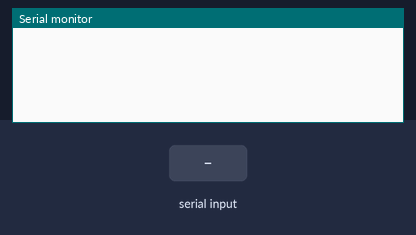
The sketch below on a simulated Arduino Uno, built with avr-gcc and run on an emulated ATmega328P. Shown: the last lines printed to the serial monitor. Inputs (shaded band) come from the test bench.

Above: at 1.2 s.
1.3 s: "90,45,200\n" received over the second serial link
At 3.0 s:
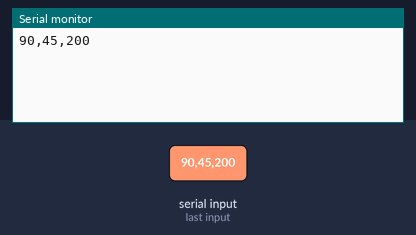
3.8 s: "90,45\n" received over the second serial link
At 6.0 s:
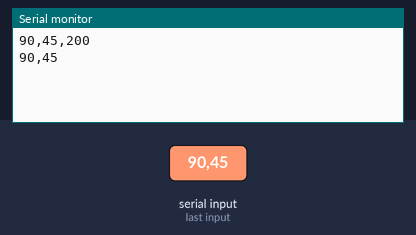
6.3 s: "90,45,200,10\n" received over the second serial link
At 8.0 s:
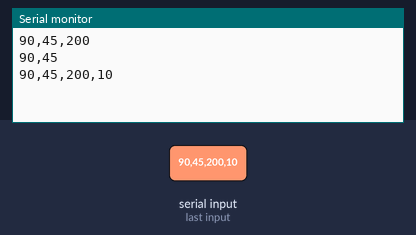
8.7 s: "90,45,200,10,150,30\n" received over the second serial link
At 10.9 s:
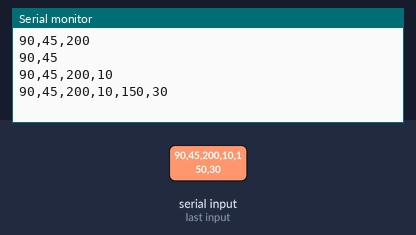
11.2 s: "5\n" received over the second serial link
At 12.9 s:
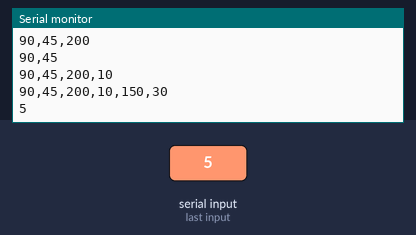

The sketch:

ttl_com.ino
```cpp
#include <SoftwareSerial.h>

#define SERIAL_1_RX 10
#define SERIAL_1_TX 11
#define DELIMITER '#'
#define BAUD_RATE 115200

/*  A5 - SCL    A4 - SDA   for i2c sensors
    - ENS160 (gas sensor)
    - AHTX (temperature and humidity sensor)
    - INA219 (dc current sensor)

    command code list:
    0 - reindex all
    1 - fetch all
    2 - is_exist?
    3 - get model id

    local code list:
    6 - off all load
    7  - set index
    8  - molsture_1
    9  - molsture_2
    10 - button_1
    11 - button_2
    12 - set valve_1
    13 - set valve_2
    14 - set led_load
    15 - set speaker
    16 - AQI (ens160)
    17 - eCO2 (ens160)
    18 - TVOC (ens160)
    19 - temperature (ath2x)
    20 - humidity (ath2x)
    21 - shunt_voltage (ina219)
    22 - bus_voltage (ina219)
    23 - current (ina219)
    24 - valve_3 (с поддержкой шим)
    25 - analog_sensor 3
    26 - analog sensor 4
    27 - rele 1
    28 - rele 2
    29 - servo

*/

struct Package {
  unsigned short int sender;
  unsigned short int target;
  bool is_com;
  char command_code;
  float data;
  unsigned short int int_data;
};

SoftwareSerial serial_1(SERIAL_1_RX, SERIAL_1_TX);

String packageToString(const Package& pkg) {
  String str = String(pkg.sender) + DELIMITER
              + String(pkg.target) + DELIMITER
              + String(pkg.is_com) + DELIMITER
              + String((int)pkg.command_code) + DELIMITER
              + String(pkg.data) + DELIMITER
              + String(pkg.int_data);
  return str;
}

Package stringToPackage(const String& str) {
  Package pkg;
  int index = 0;

  pkg.sender = str.substring(index, str.indexOf(DELIMITER)).toInt();
  index = str.indexOf(DELIMITER, index) + 1;

  pkg.target = str.substring(index, str.indexOf(DELIMITER, index)).toInt();
  index = str.indexOf(DELIMITER, index) + 1;

  pkg.is_com = str.substring(index, str.indexOf(DELIMITER, index)).toInt();
  index = str.indexOf(DELIMITER, index) + 1;

  pkg.command_code = (char)str.substring(index, str.indexOf(DELIMITER, index)).toInt();
  index = str.indexOf(DELIMITER, index) + 1;

  pkg.data = str.substring(index, str.indexOf(DELIMITER, index)).toFloat();
  index = str.indexOf(DELIMITER, index) + 1;

  pkg.int_data = str.substring(index).toInt();

  return pkg;
}

Package buf;
Package resp;
void setup() {
  serial_1.begin(BAUD_RATE);
  Serial.begin(BAUD_RATE);
}

void loop() {
  if (serial_1.available()) {
    //Serial.write((byte*)&buf, sizeof(buf));
    Serial.println(serial_1.readString());
  }
  if (Serial.available()) {
    String str = Serial.readString();
    serial_1.write(str.c_str(), str.length());
  }
  /*
  if (Serial.readBytes((byte*)&buf, sizeof(buf))) {
    serial_1.write((byte*)&buf, sizeof(buf));
  }
  */
}
```

Measured:
- after the input at 1.3 s, the serial monitor: prints a new line after 1.0 s (image 1)
- after the input at 3.8 s, the serial monitor: prints a new line after 1.0 s (image 2)
- after the input at 6.3 s, the serial monitor: prints a new line after 1.0 s (image 3)
- after the input at 8.7 s, the serial monitor: prints a new line after 1.0 s (image 4)
- after the input at 11.2 s, the serial monitor: prints a new line after 1.0 s (image 5)
